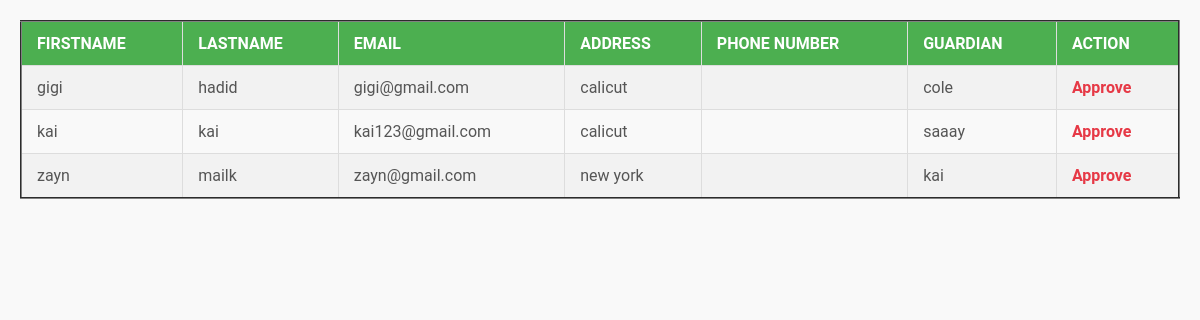
The app's page /approvestudent/ with its own data.
### studentapp/models.py (models this page shows)
class Student(models.Model):
    student_id=models.ForeignKey(User,on_delete=models.CASCADE)
    address=models.CharField(max_length=255)
    Phone_number=models.IntegerField()
    guardian=models.CharField(max_length=30)

class User(AbstractUser):
    usertype=models.CharField(max_length=50)

### studentapp/views.py (the view)
# urls.py: path("approvestudent/",approvestudent,name='approvestudent'),
def approvestudent(request):
    x=Student.objects.all()
    return render(request,"approvestudent.html",{"data":x})

### studentapp/templates/approvestudent.html (shortened to what this page needs)
<!DOCTYPE html>
<html lang="en">
<head>
</head>
<body>
    <table border="2">
        <tr>
            <th>firstname</th>
            <th>lastname</th>
            <th>email</th>
            <th>address</th>
            <th>Phone number</th>
            <th>Guardian</th>
            <th>Action</th>
        </tr>
        {% for i in data %}
        <tr>
            <td>{{i.student_id.first_name}}</td>
            <td>{{i.student_id.last_name}}</td>
            <td>{{i.student_id.email}}</td>
            <td>{{i.address}}</td>
            <td>{{i.phone_number}}</td>
            <td>{{i.guardian}}</td>
            <td><a href="{% url 'approve' i.student_id.id %}">Approve</a></td>
        </tr>
        {% endfor %}
    </table>
</body>
</html>

### studentapp/templates/approvestudent.html (style rules this page uses)
:root { --accent-color: #71c55d; --secondary-color: #f4f4f4; --text-color: #333; --table-header-color: #4CAF50; --table-header-text: #fff; }
html, body { margin: 0; padding: 0; font-family: 'Roboto', Helvetica, Arial, sans-serif; background: #f9f9f9; color: var(--text-color); }
body { margin: 0; padding: 20px; display: block; }
table { width: 100%; border-collapse: collapse; text-align: left; margin: 0 auto; }
th, td { padding: 12px 15px; border: 1px solid #ddd; }
th { background: var(--table-header-color); color: var(--table-header-text); font-weight: bold; text-transform: uppercase; }
tr:nth-child(even) { background: #f2f2f2; }
td { color: #555; }
a { text-decoration: none; color: #e63946; font-weight: bold; }

### records on screen
Student: student_id.first_name "gigi", student_id.last_name "hadid", student_id.email "gigi@gmail.com", address "calicut", guardian "cole"
Student: student_id.first_name "kai", student_id.last_name "kai", student_id.email "kai123@gmail.com", address "calicut", guardian "saaay"
Student: student_id.first_name "zayn", student_id.last_name "mailk", student_id.email "zayn@gmail.com", address "new york", guardian "kai"
